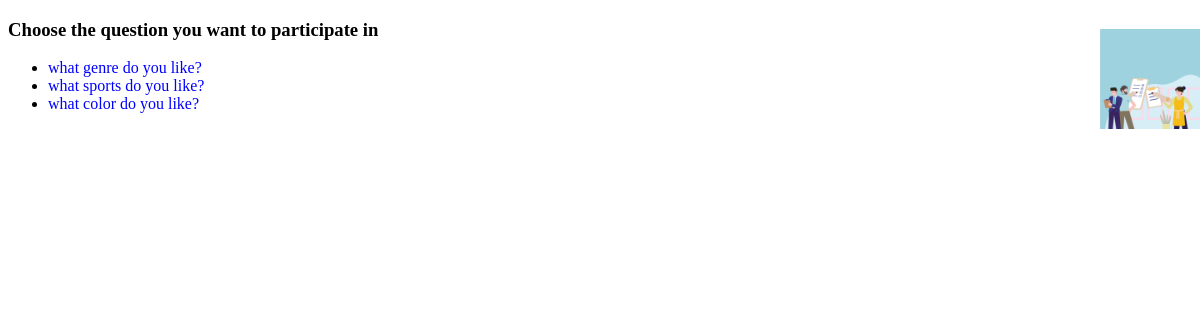
The page / on the database its author committed.
### poll/models.py (models this page shows, shortened)
class Question(models.Model):
    question_text = models.CharField(max_length=200)
    pub_date = models.DateTimeField('date published')
    def was_published_recently(self):
        return self.pub_date >= timezone.now() -datetime.timedelta(days=1)
    was_published_recently.admin_order_field = 'pub_date'
    was_published_recently.boolean = True
    was_published_recently.short_description = 'published recently?'

### poll/views.py (the view)
# urls.py: path('', views.IndexView.as_view(), name='index'),
class IndexView(generic.ListView):
    template_name = 'poll/index.html'
    context_object_name = 'latest_question_list'
    """Return the last five published questions."""
    def get_queryset(self):
        return Question.objects.order_by('-pub_date')[:5]

### poll/templates/poll/index.html (shortened to what this page needs)
<!DOCTYPE html>
<html lang="en">
<head>
    {% load static %}
    <link rel="stylesheet" type="text/css" href="{% static 'poll/style.css' %}">
</head>
<body>
<h3>Choose the question you want to participate in</h3>
{% if latest_question_list %}
    <ul>
    {% for question in latest_question_list %}
    <li><a href="{% url 'detail' question.id %}">{{question.question_text}}</a></li>
    {% endfor %}
    </ul>
{% else %}
    <p>No poll are available.</p>
{% endif %}
</body>
</html>

### poll/static/poll/style.css (style rules this page uses)
body { background:white url("image/background.png") no-repeat; background-position:right bottom; background-size : 100px 100px }
li a { color: blue; text-decoration: none; }
h3 { font size }

### rows shown on the page
Question: question_text "what genre do you like?"
Question: question_text "what sports do you like?"
Question: question_text "what color do you like?"
